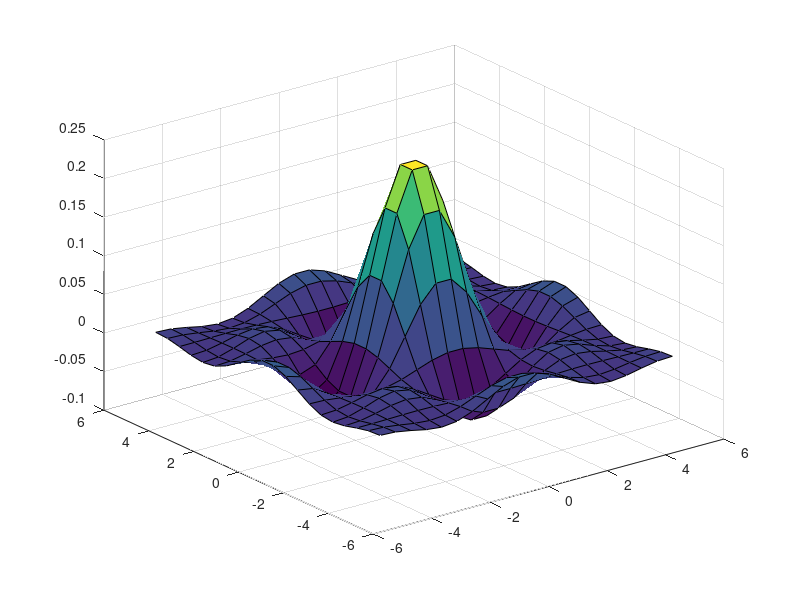

Reproduce this figure in MATLAB.
clc;
clear;
close all;

% Nearest Neighbor
x1 = linspace(-5, 5, 20);
x2 = linspace(-5, 5, 20);
[X, Y]=meshgrid(x1, x2);
Z = sign(1 - abs(X) ) + sign(1 - abs(Y));
Z1 = Z;
Z1(Z1 ~= 2) = 0;
Z1(Z1 == 2) = 1;
surf(X, Y, Z1)

% Bilinear
deltaX = 2;
deltaY = 2;
x1 = linspace(-5, 5, 20);
x2 = linspace(-5, 5, 20);
[X, Y]=meshgrid(x1, x2);
signX = sign(deltaX - abs(X));
signY = sign(deltaY - abs(Y));
signX(signX < 0.5) = 0;
signY(signY < 0.5) = 0;
Z = (1 - abs(X)/deltaX ) .* (1 - abs(Y)/deltaY) .* signX .* signY;
surf(X, Y, Z)

% Sinc - 2D
deltaX = 2;
x = linspace(-5, 5, 20);
y = (1/deltaX)*sinc(x/deltaX);
plot(x, y)

% Sinc - 3D
x1 = linspace(-5, 5, 20);
x2 = linspace(-5, 5, 20);
[X, Y]=meshgrid(x1, x2);
Z = (1/4) * sinc(X/2) .* sinc(Y/2);
surf(X, Y, Z)
